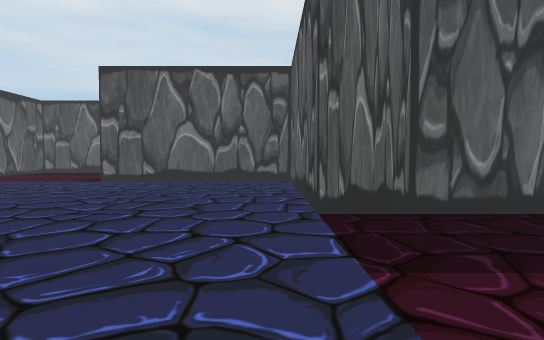
view 1 (above)

18 first-person views from a walk through a scene from a Unity 3-D project. The camera is 1.2 m above the floor, tilts 2° down and sees 80° across. The floor is counted in squares, 2 m on a side. Each view is taken from the middle of a square. On the plan, view 1 faces up. The plan holds only what a view shows up to about 10 squares ahead; the rest is blank. The place goes on beyond the plan. The player character is not drawn. Some surface patterns are stand-ins.

view 2
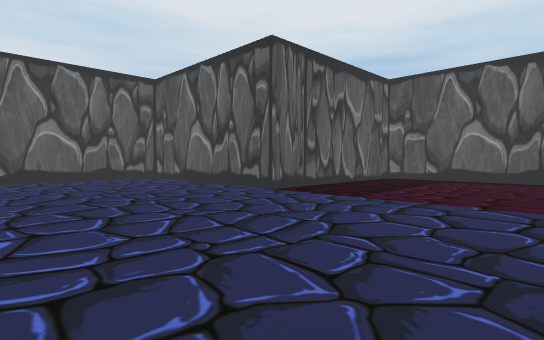

view 3
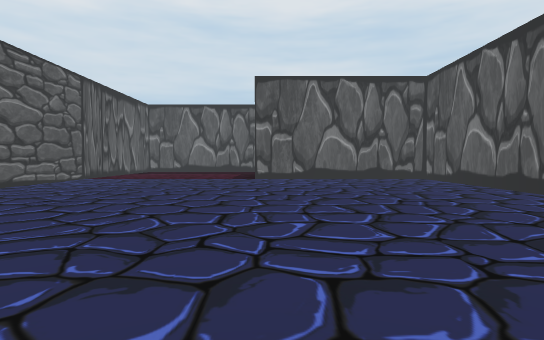

view 4
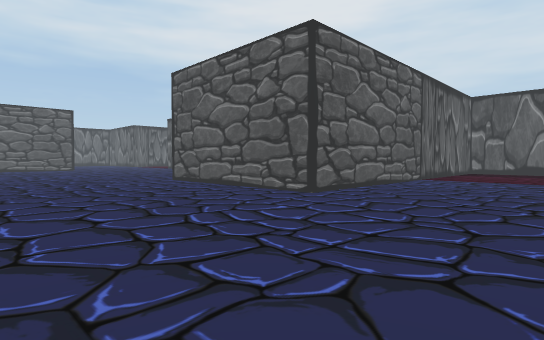

view 5
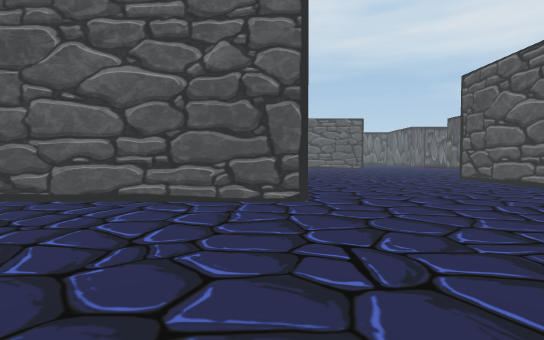

view 6
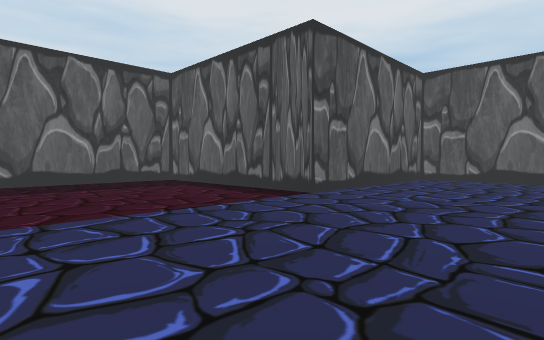

view 7
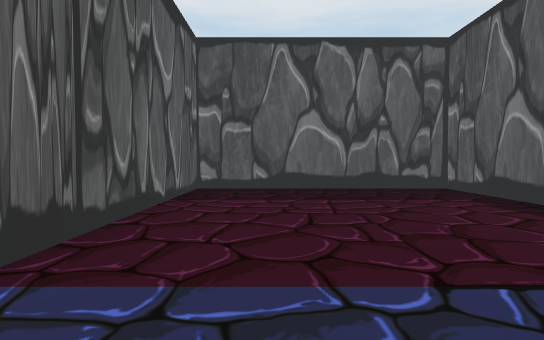

view 8
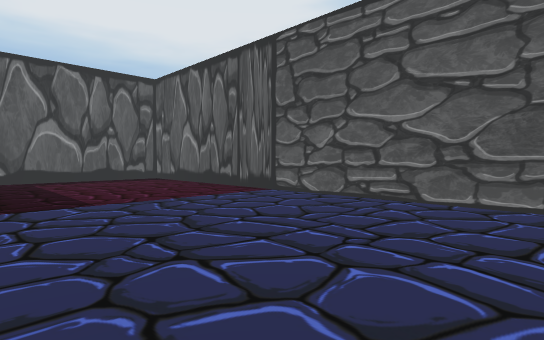

view 9
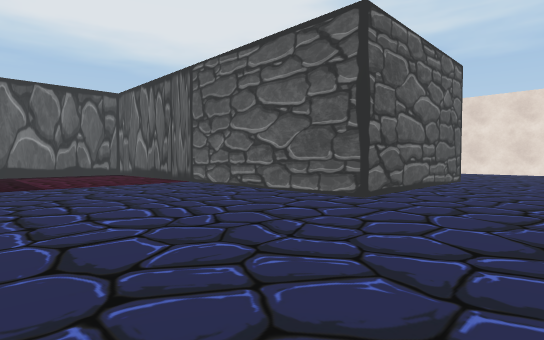

view 10
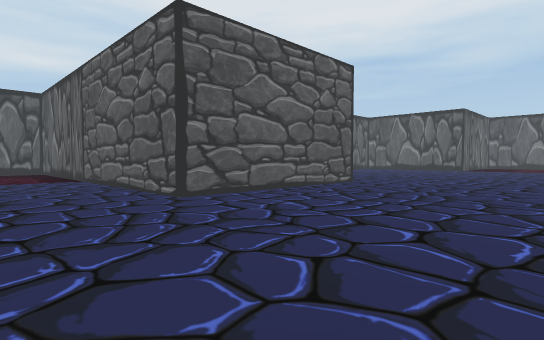

view 11
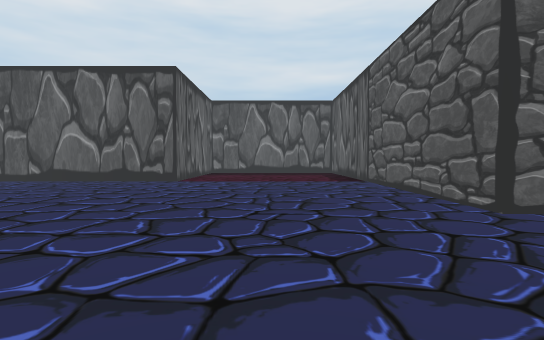

view 12
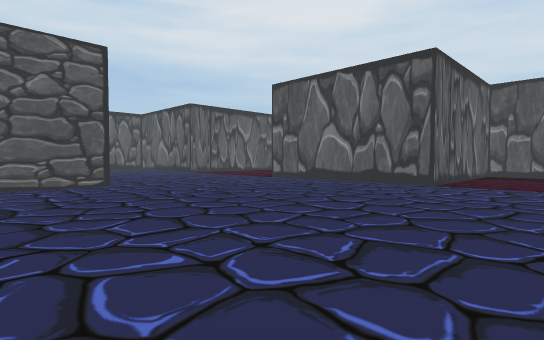

view 13
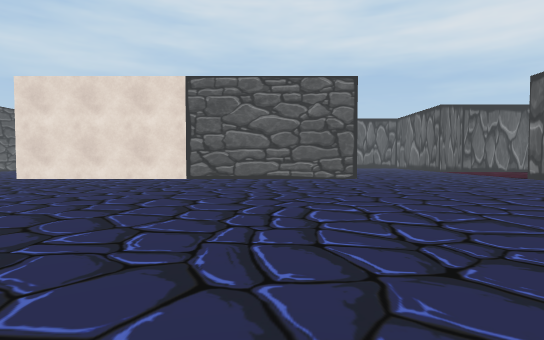

view 14
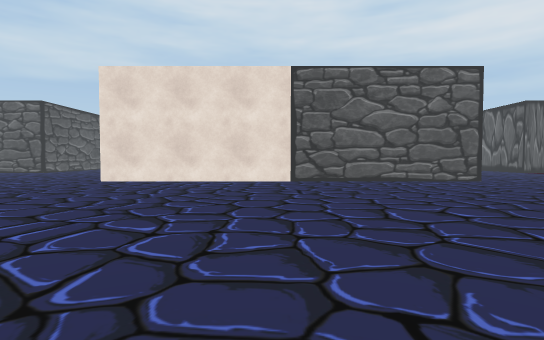

view 15
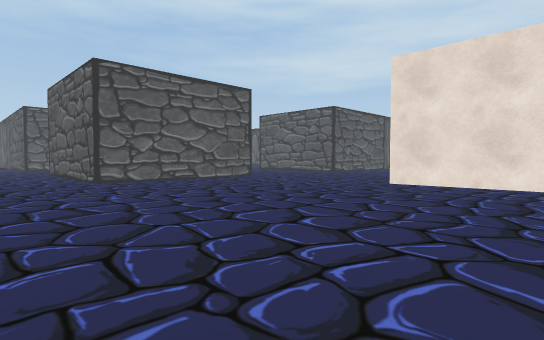

view 16
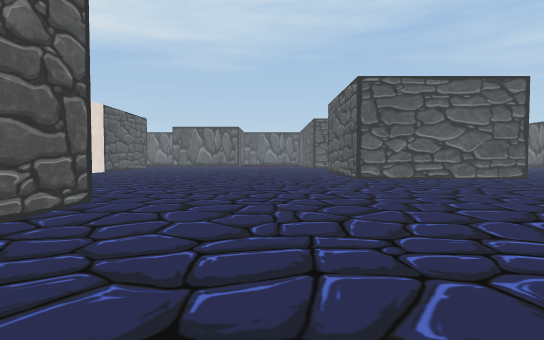

view 17
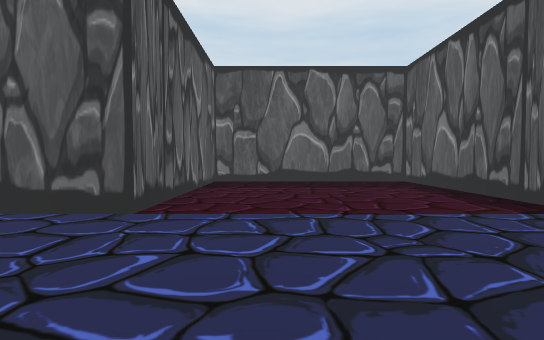

view 18
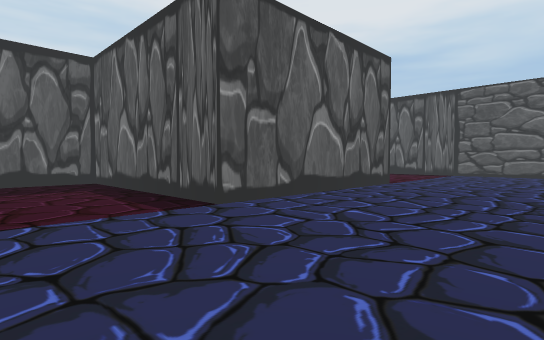

### Floor plan
Points are (right, up) in squares from view 1. A wall is a line through its corners. A room is listed if a view was taken in it or the views show most of it. See-through windows are left out.
Room 1 (views 1, 2, 3, 4, 5, 6, 7, 8, 9, 10, 11, 12, 13, 14, 15, 16, 17, 18)
walls: (-9.5, -1.5) (-9.5, -5.9); (-14.5, -6.5) (-14.5, -4.9); (-4.5, -6.6) (-4.5, -1.5) (5.5, -1.5) (5.5, 3.5) (0.5, 3.5) (0.5, 8.5) (-4.5, 8.5) (-4.5, 13.5) (-9.5, 13.5) (-9.5, 3.5) (-14.5, 3.5) (-14.5, 13.5) (-19.5, 13.5) (-19.5, 8.5) (-24.5, 8.5) (-24.5, 13.5) (-26.4, 13.5); (-24.5, 3.5) (-24.5, -6.5); (-24.6, -11.5) (-19.5, -11.5) (-19.5, -12.5)

Where each view was taken, in squares from view 1:
view 1: 0 up, 0 right, facing up
view 2: 1 down, 4 left, facing up-right
view 3: 1 down, 4 left, facing up
view 4: 1 down, 6 left, facing up-left
view 5: 2 down, 5 left, facing left
view 6: 5 up, 9 left, facing up-right
view 7: 7 up, 8 left, facing up
view 8: 3 up, 4 left, facing down-right
view 9: 3 up, 7 left, facing down-right
view 10: 1 down, 17 left, facing up-right
view 11: 0 up, 17 left, facing up
view 12: 1 up, 17 left, facing up-left
view 13: 1 up, 15 left, facing left
view 14: 2 down, 16 left, facing left
view 15: 3 down, 17 left, facing down-left
view 16: 2 down, 17 left, facing down
view 17: 5 up, 18 left, facing up
view 18: 5 up, 27 left, facing up-right
